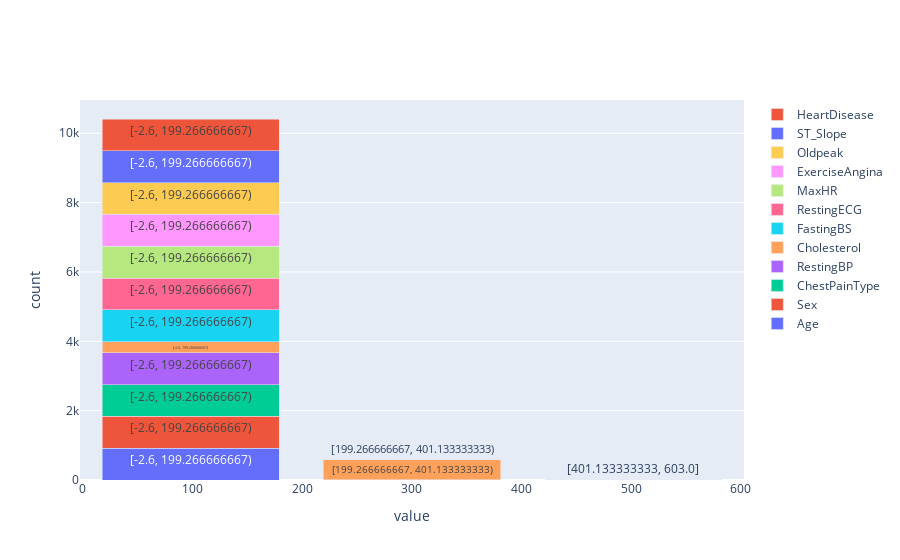

Notebook source saved alongside this figure:
### Code cell
psdf_heart.plot.hist(bins=3, alpha=0.5)

### Figure 1 — Plotly figure (JSON) as saved in the notebook; plotly's stock layout.template omitted (floating-point values rounded to 4 significant figures)
{"data": [{"hovertemplate": "variable=Age<br>value=%{text}<br>count=%{y}", "name": "Age", "text": ["[-2.6, 199.266666667)", "[199.266666667, 401.133333333)", "[401.133333333, 603.0]"], "type": "bar", "x": [98.33, 300.2, 502.1], "y": [918, 0, 0]}, {"hovertemplate": "variable=Sex<br>value=%{text}<br>count=%{y}", "name": "Sex", "text": ["[-2.6, 199.266666667)", "[199.266666667, 401.133333333)", "[401.133333333, 603.0]"], "type": "bar", "x": [98.33, 300.2, 502.1], "y": [918, 0, 0]}, {"hovertemplate": "variable=ChestPainType<br>value=%{text}<br>count=%{y}", "name": "ChestPainType", "text": ["[-2.6, 199.266666667)", "[199.266666667, 401.133333333)", "[401.133333333, 603.0]"], "type": "bar", "x": [98.33, 300.2, 502.1], "y": [918, 0, 0]}, {"hovertemplate": "variable=RestingBP<br>value=%{text}<br>count=%{y}", "name": "RestingBP", "text": ["[-2.6, 199.266666667)", "[199.266666667, 401.133333333)", "[401.133333333, 603.0]"], "type": "bar", "x": [98.33, 300.2, 502.1], "y": [914, 4, 0]}, {"hovertemplate": "variable=Cholesterol<br>value=%{text}<br>count=%{y}", "name": "Cholesterol", "text": ["[-2.6, 199.266666667)", "[199.266666667, 401.133333333)", "[401.133333333, 603.0]"], "type": "bar", "x": [98.33, 300.2, 502.1], "y": [318, 587, 13]}, {"hovertemplate": "variable=FastingBS<br>value=%{text}<br>count=%{y}", "name": "FastingBS", "text": ["[-2.6, 199.266666667)", "[199.266666667, 401.133333333)", "[401.133333333, 603.0]"], "type": "bar", "x": [98.33, 300.2, 502.1], "y": [918, 0, 0]}, {"hovertemplate": "variable=RestingECG<br>value=%{text}<br>count=%{y}", "name": "RestingECG", "text": ["[-2.6, 199.266666667)", "[199.266666667, 401.133333333)", "[401.133333333, 603.0]"], "type": "bar", "x": [98.33, 300.2, 502.1], "y": [918, 0, 0]}, {"hovertemplate": "variable=MaxHR<br>value=%{text}<br>count=%{y}", "name": "MaxHR", "text": ["[-2.6, 199.266666667)", "[199.266666667, 401.133333333)", "[401.133333333, 603.0]"], "type": "bar", "x": [98.33, 300.2, 502.1], "y": [917, 1, 0]}, {"hovertemplate": "variable=ExerciseAngina<br>value=%{text}<br>count=%{y}", "name": "ExerciseAngina", "text": ["[-2.6, 199.266666667)", "[199.266666667, 401.133333333)", "[401.133333333, 603.0]"], "type": "bar", "x": [98.33, 300.2, 502.1], "y": [918, 0, 0]}, {"hovertemplate": "variable=Oldpeak<br>value=%{text}<br>count=%{y}", "name": "Oldpeak", "text": ["[-2.6, 199.266666667)", "[199.266666667, 401.133333333)", "[401.133333333, 603.0]"], "type": "bar", "x": [98.33, 300.2, 502.1], "y": [918, 0, 0]}, {"hovertemplate": "variable=ST_Slope<br>value=%{text}<br>count=%{y}", "name": "ST_Slope", "text": ["[-2.6, 199.266666667)", "[199.266666667, 401.133333333)", "[401.133333333, 603.0]"], "type": "bar", "x": [98.33, 300.2, 502.1], "y": [918, 0, 0]}, {"hovertemplate": "variable=HeartDisease<br>value=%{text}<br>count=%{y}", "name": "HeartDisease", "text": ["[-2.6, 199.266666667)", "[199.266666667, 401.133333333)", "[401.133333333, 603.0]"], "type": "bar", "x": [98.33, 300.2, 502.1], "y": [918, 0, 0]}], "layout": {"autosize": true, "barmode": "stack", "xaxis": {"autorange": true, "range": [-2.6, 603], "title": {"text": "value"}, "type": "linear"}, "yaxis": {"autorange": true, "range": [0, 10960.0], "title": {"text": "count"}, "type": "linear"}}}
